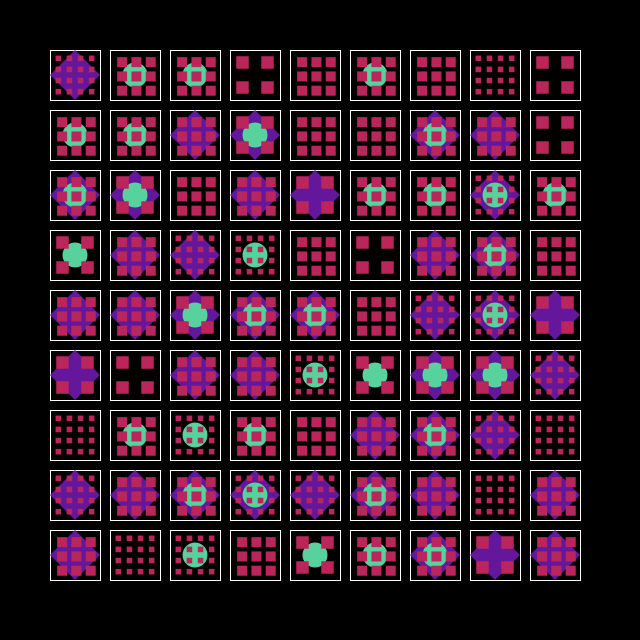
Frame 1 (no input)
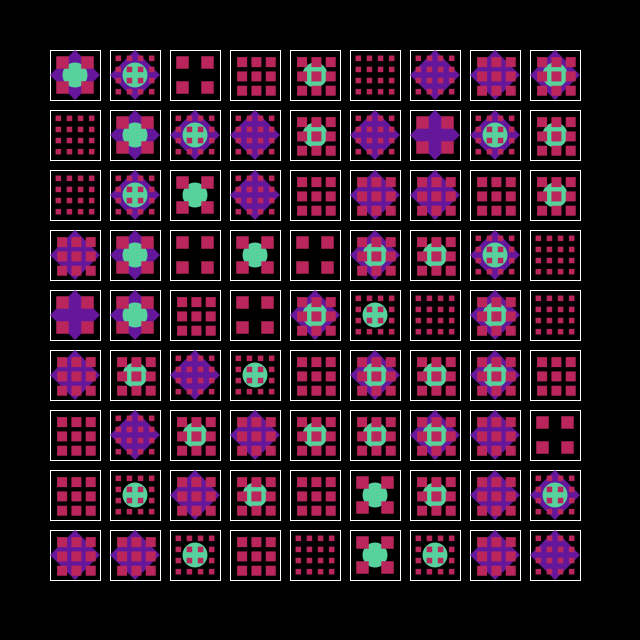
Frame 2 (the mouse pressed at the canvas centre, redrawn once)

The Processing sketch that drew these frames (run headless with seeded random() and noise(); the mouse was pressed at the canvas centre and the sketch redrawn once):

// Processing sketch: build
// ── build.pde
int s = 50;
int radius = 5;
float angle = TWO_PI / 6;

color[] colors = {
  #009688,
  #35a79c,
  #54b2a9,
  #64c3ba,
  #83d0c9
};

void setup() {
	size(640, 640);
	background(0);
}

void draw() {
	noLoop();
	noStroke();
	for (int y = s; y < height - s - s/5; y += s+s/5) {
		for (int x = s; x < width - s - s/5; x += s+s/5) {
			fill(0);
			stroke(255);
			rect(x, y, s, s);
			random_rectangles(x, y, s);
			random_circles(x, y , s);
			random_sq_grid(x, y , s);
			}
		}
}

void random_rectangles(float x, float y, float h) {
	noStroke();
	fill(#65179c);
	int random_num = round(random(1));
	if (random_num == 1) {
		beginShape();
		vertex(x, y + h/2);
		vertex(x + h/2, y + h);
		vertex(x + h, y + h/2);
		vertex(x + h/2, y);
		endShape();
	};
}

void random_circles(float x, float y, float h) {
	noStroke();
	fill(#57d29d);
	int random_num = round(random(1));
	if (random_num == 1) {
		ellipse(x+h/2, y+h/2, h/2, h/2);
	}
}

void random_sq_grid(float x, float y, float h) {
	noStroke();
	fill(#ba265b);
	int random_num = round(random(2, 4));
	if (random_num == 1) {
		rect(x + h/8, y+ h/8, 3*h/4, 3*h/4);
	} else if (random_num == 2) {
		// row 1
		rect(x + h/8, y + h/8, h/4, h/4);
		rect(x + 5*h/8, y + h/8, h/4, h/4);
		// row 2
		rect(x + h/8, y + 5*h/8, h/4, h/4);
		rect(x + 5*h/8, y + 5*h/8, h/4, h/4);
	} else if (random_num == 3) {
		// row 1
		rect(x + h/7, y + h/7, h/5, h/5);
		rect(x + 3*h/7, y + h/7, h/5, h/5);
		rect(x + 5*h/7, y + h/7, h/5, h/5);
		// row 2
		rect(x + h/7, y + 3*h/7, h/5, h/5);
		rect(x + 3*h/7, y + 3*h/7, h/5, h/5);
		rect(x + 5*h/7, y + 3*h/7, h/5, h/5);
		// row 3
		rect(x + h/7, y + 5*h/7, h/5, h/5);
		rect(x + 3*h/7, y + 5*h/7, h/5, h/5);
		rect(x + 5*h/7, y + 5*h/7, h/5, h/5);
	} else if (random_num == 4) {
		// row 1
		rect(x + h/9, y + h/9, h/9, h/9);
		rect(x + 3*h/9, y + h/9, h/9, h/9);
		rect(x + 5*h/9, y + h/9, h/9, h/9);
		rect(x + 7*h/9, y + h/9, h/9, h/9);
		// row 2
		rect(x + h/9, y + 3*h/9, h/9, h/9);
		rect(x + 3*h/9, y + 3*h/9, h/9, h/9);
		rect(x + 5*h/9, y + 3*h/9, h/9, h/9);
		rect(x + 7*h/9, y + 3*h/9, h/9, h/9);
		// row 3
		rect(x + h/9, y + 5*h/9, h/9, h/9);
		rect(x + 3*h/9, y + 5*h/9, h/9, h/9);
		rect(x + 5*h/9, y + 5*h/9, h/9, h/9);
		rect(x + 7*h/9, y + 5*h/9, h/9, h/9);
		// row 4
		rect(x + h/9, y + 7*h/9, h/9, h/9);
		rect(x + 3*h/9, y + 7*h/9, h/9, h/9);
		rect(x + 5*h/9, y + 7*h/9, h/9, h/9);
		rect(x + 7*h/9, y + 7*h/9, h/9, h/9);

	}
}
